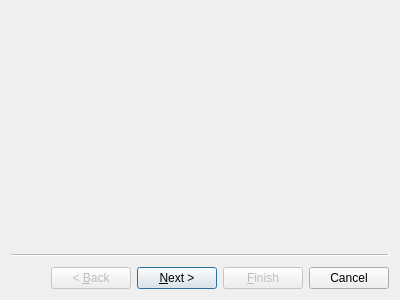
<?xml version="1.0" encoding="UTF-8"?>
<ui version="4.0">
 <class>NewProjectWizard</class>
 <widget class="QWizard" name="NewProjectWizard">
  <property name="geometry">
   <rect>
    <x>0</x>
    <y>0</y>
    <width>400</width>
    <height>300</height>
   </rect>
  </property>
  <property name="windowTitle">
   <string>Wizard</string>
  </property>
  <property name="wizardStyle">
   <enum>QWizard::ClassicStyle</enum>
  </property>
  <property name="options">
   <set>QWizard::ExtendedWatermarkPixmap|QWizard::HaveFinishButtonOnEarlyPages</set>
  </property>
  <widget class="QWizardPage" name="wizardPage1"/>
  <widget class="QWizardPage" name="wizardPage2">
   <widget class="QComboBox" name="comboBox">
    <property name="geometry">
     <rect>
      <x>180</x>
      <y>60</y>
      <width>69</width>
      <height>22</height>
     </rect>
    </property>
   </widget>
   <widget class="QLabel" name="label">
    <property name="geometry">
     <rect>
      <x>120</x>
      <y>20</y>
      <width>46</width>
      <height>13</height>
     </rect>
    </property>
    <property name="font">
     <font>
      <pointsize>10</pointsize>
      <weight>75</weight>
      <italic>true</italic>
      <bold>true</bold>
     </font>
    </property>
    <property name="text">
     <string>Page 2</string>
    </property>
   </widget>
  </widget>
  <widget class="QWizardPage" name="wizardPage"/>
 </widget>
 <resources>
  <include location="mainresource.qrc"/>
 </resources>
 <connections/>
</ui>
